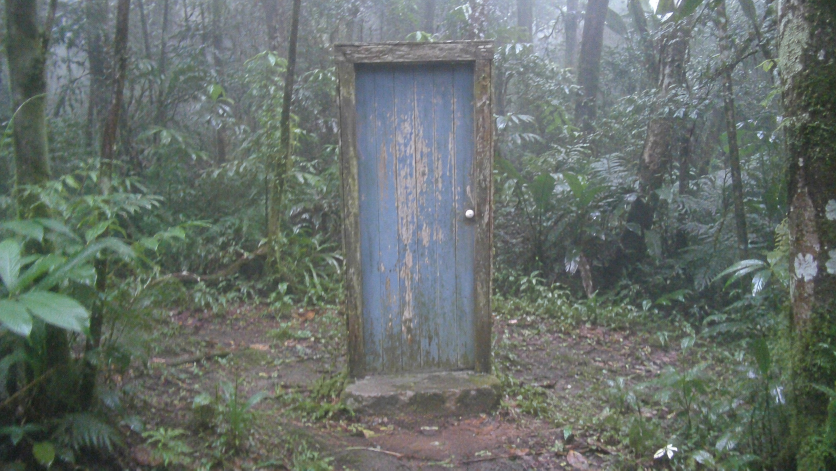
#> input picture video/episodios/ep06-a-porta-na-mata/imagens/P01_A.jpg, 1672 x 941 px, given in place of P09_B.jpg, which was not available (shown at 1/2 size)
$ python fazer_capas_v2.py
#> lines starting #> are read from the running program, lines starting #| are printed output that depends on the picture
### video/episodios/ep06-a-porta-na-mata/publicacao/fazer_capas.py
"""Capas do Ep. 06 "A porta na mata" (1280x720): UMA figura, alto contraste, 2–3 palavras em vermelho, texto diferente do título
("Se achar uma porta no meio da mata, não abra"). Usa as imagens originais (mais cor que as corrigidas: miniatura precisa saltar no feed).
Uso: python3 fazer_capas.py"""
import sys
from pathlib import Path
sys.path.insert(0, str(Path(__file__).resolve().parents[2] / "ep04-medo-do-escuro" / "publicacao"))
import numpy as np
from PIL import Image, ImageDraw, ImageFilter, ImageFont

AQUI = Path(__file__).parent
IMG = AQUI.parent / "imagens"
FONTE = str(AQUI.parents[2] / "painel" / "fontes" / "Anton-400-latin.ttf")
W, H = 1280, 720


def base(arq, centro, zoom, ganho=1.0, gama=0.8, sat=1.15):
#> called with arq = 'P09_B.jpg', centro = (0.66, 0.45), zoom = 1.3, ganho = 1.1, gama = 1, sat = 1.2
    im = Image.open(IMG / arq).convert("RGB")
#> im is the input picture: PIL image 1672x941 RGB; mean R, G, B 102.6, 111.4, 106.5
    s = max(W / im.width, H / im.height) * zoom
#> s = 0.995
    im = im.resize((round(im.width * s), round(im.height * s)), Image.LANCZOS)
#> im: PIL image 1664x936 RGB
    cx, cy = centro[0] * im.width, centro[1] * im.height
#> cx = 1098.2; cy = 421.2
    l = int(min(max(0, cx - W / 2), im.width - W)); t = int(min(max(0, cy - H / 2), im.height - H))
#> after `l = int(min(max(0, cx - W / 2), im.width - W))`: l = 384
#> after `t = int(min(max(0, cy - H / 2), im.height - H))`: t = 61
    a = np.asarray(im.crop((l, t, l + W, t + H))).astype(np.float32) / 255
    lo, hi = np.percentile(a, [1, 99.7])
#> lo = 0.2; hi = 0.784
    a = np.clip((a - lo) / (hi - lo), 0, 1) ** gama * ganho
    lum = a.mean(2, keepdims=True); a = lum + (a - lum) * sat
    yy, xx = np.mgrid[0:H, 0:W]
    v = ((xx - W / 2) / (W / 2)) ** 2 + ((yy - H / 2) / (H / 2)) ** 2
    a *= (1 - 0.55 * np.clip(v / 2, 0, 1))[..., None]
    return Image.fromarray((np.clip(a, 0, 1) * 255).astype(np.uint8))
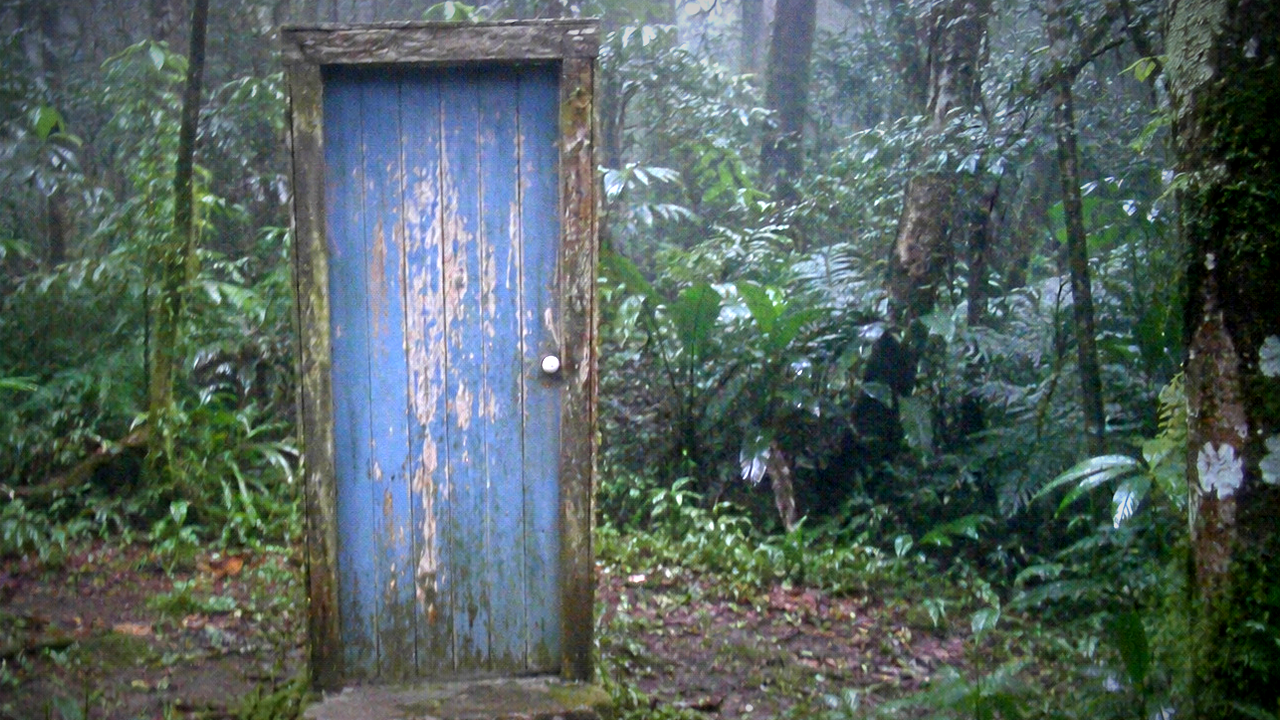
#> returned value: PIL image 1280x720 RGB; mean R, G, B 83.4, 98.5, 95.2


def texto(im, linhas, x, y, tam, cor=(232, 28, 36), alinhar="esq"):
#> called with x = 40, y = 360, tam = 160, cor = (232, 28, 36), alinhar = 'esq'
    d = ImageDraw.Draw(im); f = ImageFont.truetype(FONTE, tam)
    brilho = Image.new("RGBA", im.size, (0, 0, 0, 0)); db = ImageDraw.Draw(brilho); yy = y
#> after `brilho = Image.new('RGBA', im.size, (0, 0, 0, 0))`: brilho: PIL image 1280x720 RGBA; every value is 0
    for ln in linhas:
        w = d.textlength(ln, font=f); xx = x if alinhar == "esq" else x - w
        db.text((xx, yy), ln, font=f, fill=(0, 0, 0, 255), stroke_width=22, stroke_fill=(0, 0, 0, 255)); yy += int(tam * 1.02)
#> this loop made 2 passes
#> (w, xx) on passes 1 to 2: (453.3, 40), (402.3, 40)
#> after the loop, yy = 686
    im = Image.alpha_composite(im.convert("RGBA"), brilho.filter(ImageFilter.GaussianBlur(22)))   # sombra: lê em qualquer fundo
#> im: PIL image 1280x720 RGBA
    d = ImageDraw.Draw(im); yy = y
    for ln in linhas:
        w = d.textlength(ln, font=f); xx = x if alinhar == "esq" else x - w
        d.text((xx, yy), ln, font=f, fill=cor, stroke_width=5, stroke_fill=(0, 0, 0)); yy += int(tam * 1.02)
#> after the loop, yy = 686
    return im.convert("RGB")


# A — as seis lanternas em volta do fogo (o gancho)
a = base("P09_B.jpg", (0.66, 0.45), 1.3, ganho=1.1, gama=1.0, sat=1.2)
a = texto(a, ["ERAM", "SEIS."], 40, 360, 160)
a.save(AQUI / "capa_A_eram_seis.jpg", quality=92)

# B — a porta azul sozinha na neblina
b = base("P01_B.jpg", (0.5, 0.45), 1.25, ganho=1.0, gama=1.0, sat=1.5)
#> call 2 of base, with arq = 'P01_B.jpg', centro = (0.5, 0.45), zoom = 1.25, ganho = 1, gama = 1, sat = 1.5
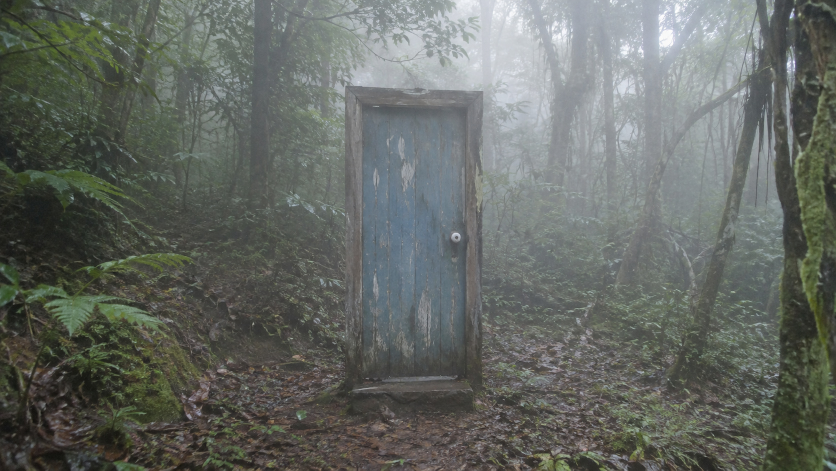
#> input picture video/episodios/ep06-a-porta-na-mata/imagens/P01_B.jpg, 1672 x 941 px (shown at 1/2 size)
#> in base, im is the input picture: PIL image 1672x941 RGB; mean R, G, B 100.4, 104.8, 99.5
#> in base (call 2), `lo, hi = np.percentile(a, [1, 99.7])`: lo = 0.169; hi = 0.878
b = texto(b, ["ALGUÉM", "BATEU."], 1240, 280, 165, alinhar="dir")
#> call 2 of texto, with x = 1240, y = 280, tam = 165, cor = (232, 28, 36), alinhar = 'dir'
#> the loop in texto (call 2), `for ln in linhas:` made 2 passes
#> (w, xx) on passes 1 to 2: (700, 540), (591.5, 648.5)
#> after the loop in texto (call 2), `for ln in linhas:`: yy = 616
#> in texto (call 2), `im = Image.alpha_composite(im.convert("RGBA"), brilho.filter(ImageFilt..`:
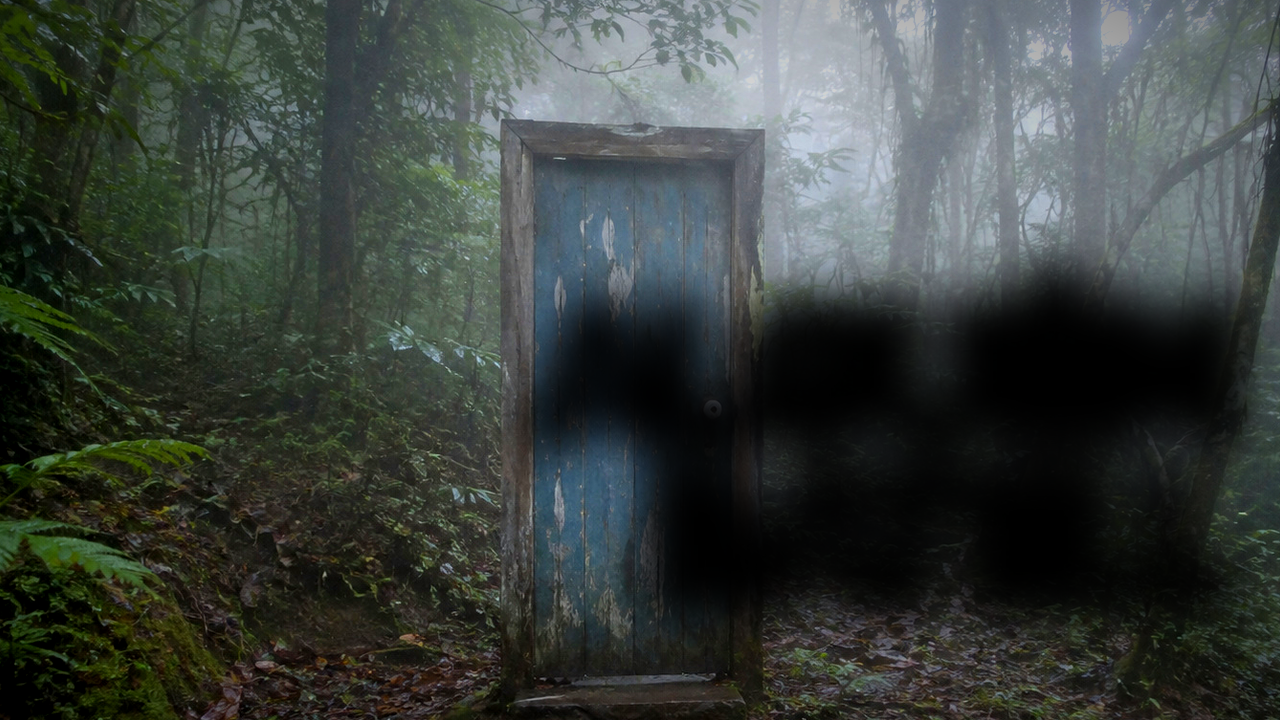
#> im: PIL image 1280x720 RGBA; mean R, G, B, A 58.7, 65.2, 60.9, 255
b.save(AQUI / "capa_B_alguem_bateu.jpg", quality=92)

# C — o bombeiro de costas atravessando a porta
c = base("P05_A.jpg", (0.5, 0.45), 1.2, ganho=1.0, gama=1.0, sat=1.5)
#> call 3 of base, with arq = 'P05_A.jpg', centro = (0.5, 0.45), zoom = 1.2, ganho = 1, gama = 1, sat = 1.5
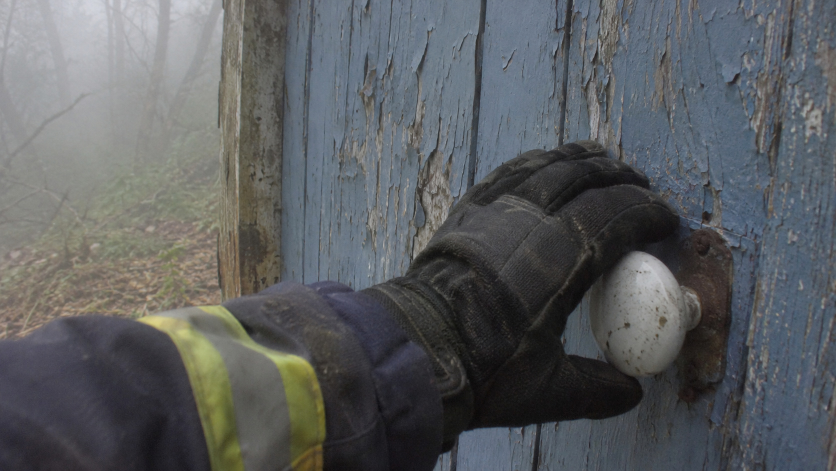
#> input picture video/episodios/ep06-a-porta-na-mata/imagens/P04_A.jpg, 1672 x 941 px, given in place of P05_A.jpg, which was not available (shown at 1/2 size)
#> in base, im is the input picture: PIL image 1672x941 RGB; mean R, G, B 91.2, 93.9, 96.2
#> in base (call 3), `lo, hi = np.percentile(a, [1, 99.7])`: lo = 0.0667; hi = 0.769
c = texto(c, ["CONTA", "DE NOVO."], 40, 300, 160)
#> call 3 of texto, with x = 40, y = 300, tam = 160, cor = (232, 28, 36), alinhar = 'esq'
#> the loop in texto (call 3), `for ln in linhas:` made 2 passes
#> (w, xx) on passes 1 to 2: (552.1, 40), (794.9, 40)
#> after the loop in texto (call 3), `for ln in linhas:`: yy = 626
#> in texto (call 3), `im = Image.alpha_composite(im.convert("RGBA"), brilho.filter(ImageFilt..`:
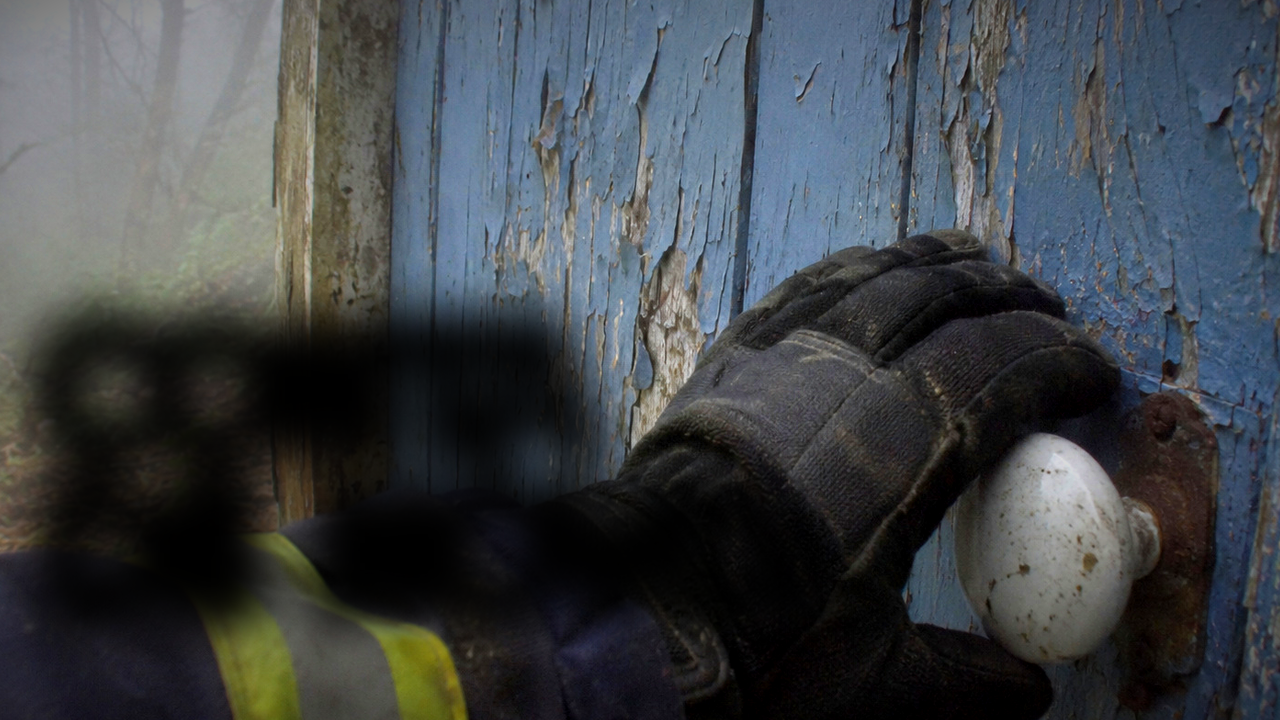
#> im: PIL image 1280x720 RGBA; mean R, G, B, A 64.6, 69.4, 73.3, 255
c.save(AQUI / "capa_C_conta_de_novo.jpg", quality=92)
print("ok")

### video/episodios/ep06-a-porta-na-mata/publicacao/fazer_capas_v2.py
"""Capas do Ep. 06 — versão 2 (12/11), pelas regras novas de CTR: um ponto focal (a porta azul + o bombeiro), fundo
escurecido para a porta saltar, texto grande de 2 palavras que COMPLETA o título ("Éramos cinco. As lanternas eram
seis.") sem repetir. Variante principal: uma silhueta escura e desfocada na neblina, do outro lado da porta (o sexto) —
sem rosto. Uso: python3 fazer_capas_v2.py"""
from pathlib import Path
import numpy as np
from PIL import Image, ImageDraw, ImageFilter, ImageFont
from fazer_capas import IMG, FONTE, texto

AQUI = Path(__file__).parent
W, H = 1280, 720


def recorte(arq, cx, cy, zoom):
#> called with arq = 'P05_A.jpg', cx = 0, cy = 0.48, zoom = 1.18
    im = Image.open(IMG / arq).convert("RGB")
    s = max(W / im.width, H / im.height) * zoom
#> s = 0.903
    im = im.resize((round(im.width * s), round(im.height * s)), Image.LANCZOS)
#> im: PIL image 1510x850 RGB
    l = int(min(max(0, cx * im.width - W / 2), im.width - W)); t = int(min(max(0, cy * im.height - H / 2), im.height - H))
#> after `l = int(min(max(0, cx * im.width - W / 2), im.width - W))`: l = 0
#> after `t = int(min(max(0, cy * im.height - H / 2), im.height - H))`: t = 48
    return np.asarray(im.crop((l, t, l + W, t + H))).astype(np.float32) / 255
#> returned value: shape (720, 1280, 3) float32


def grade(a, foco):
    """Neblina vira noite fria: escurece, contraste em S, azul da porta saturado, resto dessaturado, vinheta no foco."""
#> called with foco = (0.62, 0.5)
    lum = a.mean(2, keepdims=True)
    azul = np.clip((a[..., 2] - a[..., 0]) * 4, 0, 1)[..., None]           # máscara da tinta azul
    a = lum + (a - lum) * (0.55 + 1.6 * azul)
    a = np.clip((a - 0.10) / 0.85, 0, 1)
    a = a ** 1.55                                                           # escurece a neblina clara
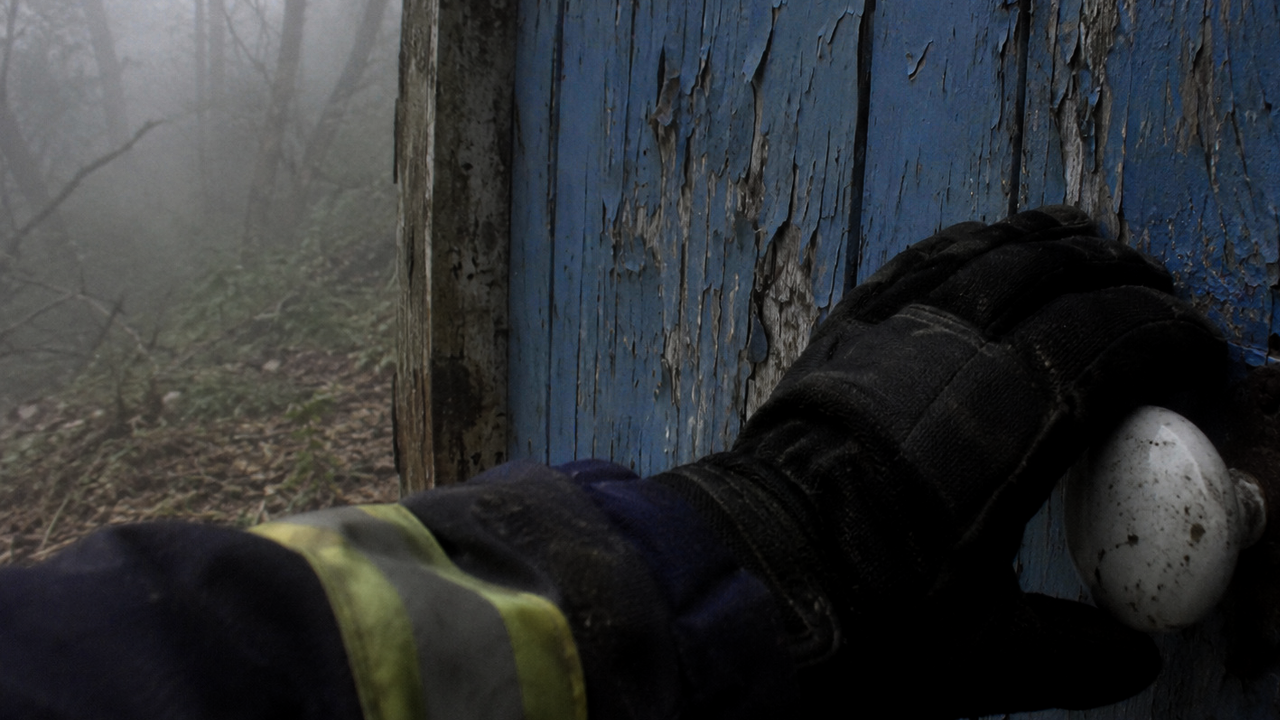
#> a: shape (720, 1280, 3) float32; mean of channels 0, 1, 2 0.192, 0.203, 0.212; drawn as R, G, B
    a = a * np.array([0.92, 0.98, 1.08])                                    # frio
    yy, xx = np.mgrid[0:H, 0:W]
    v = ((xx - foco[0] * W) / (0.62 * W)) ** 2 + ((yy - foco[1] * H) / (0.75 * H)) ** 2
    a *= (1 - 0.72 * np.clip(v, 0, 1) ** 1.2)[..., None]
    return np.clip(a, 0, 1)


def silhueta(a, x, y, alt, forca=0.55):
    """Vulto humano parado (cabeça, ombros, corpo), muito desfocado, como se estivesse dentro da neblina."""
    m = Image.new("L", (W, H), 0); d = ImageDraw.Draw(m)
    hc = alt * 0.13; om = alt * 0.26
    d.ellipse([x - hc * 0.42, y, x + hc * 0.42, y + hc], fill=255)                                   # cabeça
    d.polygon([(x - om / 2, y + hc * 1.25), (x + om / 2, y + hc * 1.25), (x + om * 0.42, y + alt * 0.62),
               (x + om * 0.3, y + alt), (x - om * 0.3, y + alt), (x - om * 0.42, y + alt * 0.62)], fill=255)  # corpo
    d.rectangle([x - hc * 0.2, y + hc * 0.9, x + hc * 0.2, y + hc * 1.3], fill=255)                     # pescoço
    m = np.asarray(m.filter(ImageFilter.GaussianBlur(alt * 0.035))).astype(np.float32)[..., None] / 255
    return a * (1 - forca * m) + np.array([0.02, 0.025, 0.03]) * forca * m


def salvar(a, linhas, nome, x=48, y=None, tam=190, alinhar="esq"):
#> called with nome = 'capa_v2_A_quem_voltou.jpg', x = 34, tam = 165, alinhar = 'esq'
    im = Image.fromarray((a * 255).astype(np.uint8))
    y = y if y is not None else (H - int(tam * 1.02) * len(linhas)) // 2
#> y = 192
    texto(im, linhas, x, y, tam, alinhar=alinhar).save(AQUI / nome, quality=93)


porta = recorte("P05_A.jpg", 0.0, 0.48, 1.18)
# recorte encostado na esquerda: a porta fica em x≈545–1030 e o bombeiro no vão (x≈640–800); o texto vai na mata escura
# à esquerda (até x≈520) e o vulto fica entre as árvores à direita da porta, olhando
base = grade(porta, (0.62, 0.5))
salvar(silhueta(base.copy(), 1100, 200, 250, 0.7), ["QUEM", "VOLTOU?"], "capa_v2_A_quem_voltou.jpg", x=34, tam=165)
salvar(base.copy(), ["CONTA", "DE NOVO."], "capa_v2_B_conta_de_novo.jpg", x=34, tam=150)
so = grade(recorte("P01_B.jpg", 0.5, 0.45, 1.25), (0.5, 0.5))
salvar(so, ["ALGUÉM", "BATEU."], "capa_v2_C_alguem_bateu.jpg", x=W - 40, tam=190, alinhar="dir")
print("ok")
